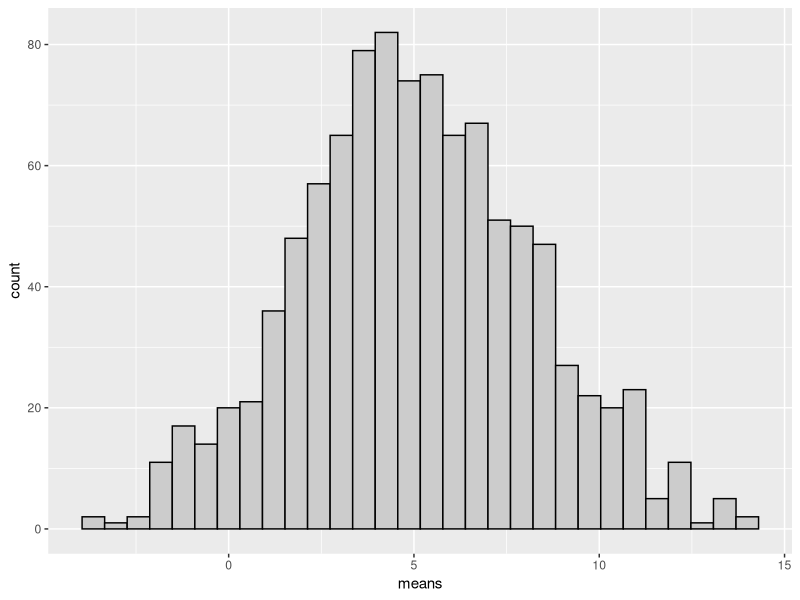
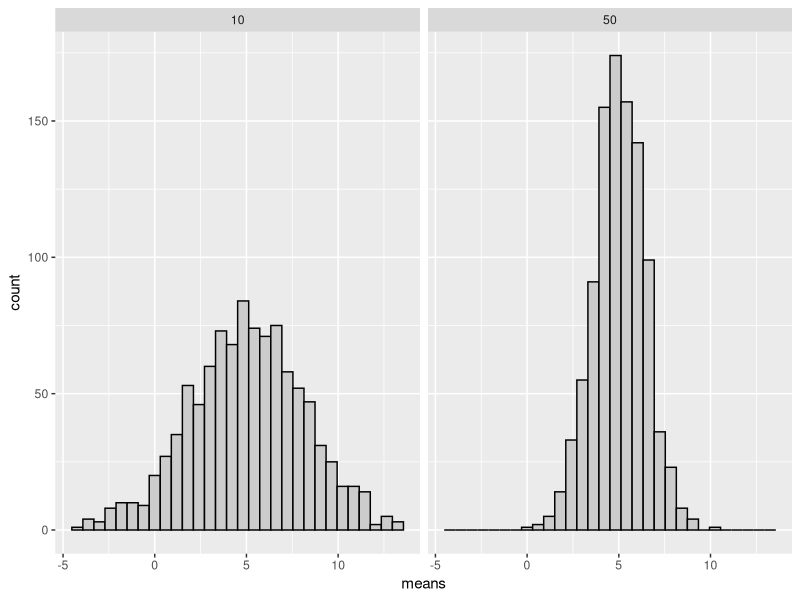

These figures' R source, in order:
## ---- chunk 1
knitr::opts_chunk$set(echo = TRUE)
## ---- chunk 2
set.seed(10)
library(tidyverse)

population <- rnorm(10^6, mean = 5, sd = 10)


results <- data.frame(means = rep(NA, 1000))


for(i in 1:1000) {
  
  samp <- sample(population, 10, replace = FALSE)
  
  results[i, 1] <- mean(samp)
  
  
}


results %>%
  ggplot(aes(means)) + geom_histogram(color = "black", fill = "gray80")


## ---- chunk 3
set.seed(10)


population <- rnorm(10^6, mean = 5, sd = 10)


results <- data.frame(means = rep(NA, 1000), 
                      sd = rep(NA, 1000))


for(i in 1:1000) {
  
  samp <- sample(population, 10, replace = FALSE)
  
  results[i, 1] <- mean(samp)
  results[i, 2] <- sd(samp)
  
}

results <- results %>%
  mutate(se = sd / sqrt(10)) 


head(results)



## ---- chunk 4

sd(results$means)

mean(results$se)

## ---- chunk 5

set.seed(10)


population <- rnorm(10^6, mean = 5, sd = 10)


results <- data.frame(means = rep(NA, 1000), 
                      sd = rep(NA, 1000))

results50 <- data.frame(means = rep(NA, 1000), 
                      sd = rep(NA, 1000))




for(i in 1:1000) {
  
  samp <- sample(population, 10, replace = FALSE)
  
  results[i, 1] <- mean(samp)
  results[i, 2] <- sd(samp)
  
  
  samp50 <- sample(population, 50, replace = FALSE)
  
  results50[i, 1] <- mean(samp50)
  results50[i, 2] <- sd(samp50)
  
  
}


bind_rows(results %>% mutate(n = 10), 
          results50 %>% mutate(n = 50)) %>%
  ggplot(aes(means)) + geom_histogram(color = "black", fill = "gray80") +
  facet_wrap(~ n)



## ---- chunk 6
bind_rows(results %>% mutate(n = 10), 
          results50 %>% mutate(n = 50)) %>%
  group_by(n) %>%
  summarise(se_average = mean(sd/sqrt(n)), 
            se_observed = sd(means)) %>%
  print()
## ---- chunk 7

# Example sample

samp <- sample(population, 15, replace = FALSE)

summary(lm(y ~ 1, data = data.frame(y = samp)))

## ---- chunk 8
library(tidyverse)
set.seed(1)

population <- rnorm(10^6, 5, 10) 

results <- data.frame(m = rep(NA, 1000), 
                      se = rep(NA, 1000), 
                      pval =rep(NA, 1000))


# 0. Inside for-loop:

for(i in 1:1000) {
  
# 1. Sample from the population
  
  samp <- sample(population, 200, 
                 replace = FALSE)
  
  
# 2. Create a model/ Make hypothesis test
  
  m <- lm(y ~ 1, data = data.frame(y = samp))
  
  results[i, 1] <- coef(summary(m))[1, 1]
  results[i, 2] <- coef(summary(m))[1, 2]
  results[i, 3] <- coef(summary(m))[1, 4]

  
  # 3. Repeat 1 and 2 1000 times
  
}



# 4. Count numbers of studies with p < 0.05
results %>%
  filter(pval < 0.005) %>%
  summarise(n = n(), 
            prop = n / 1000)




